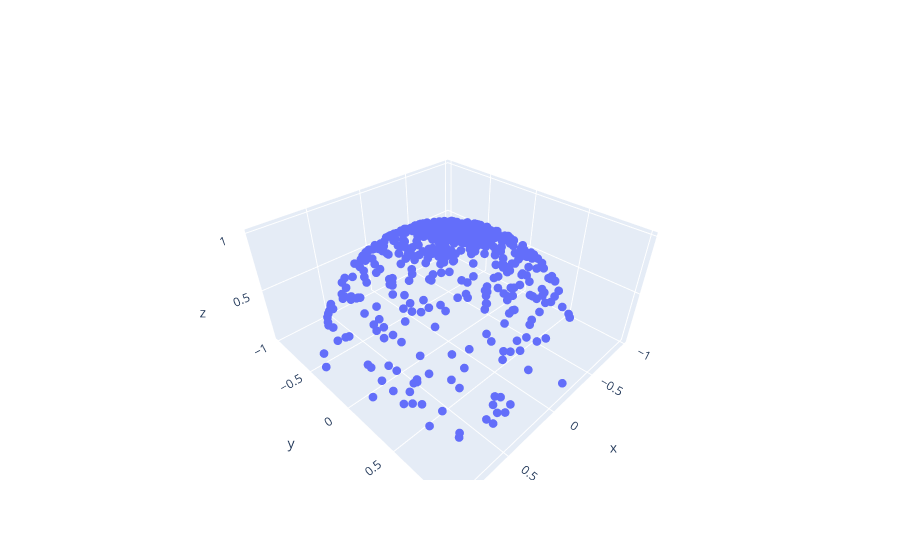

The code cell stored with this chart in its notebook:
### Code cell
sphere = go.Scatter3d(
    x=torch.sin(phi) * torch.cos(theta),
    y=torch.sin(phi) * torch.sin(theta),
    z=torch.cos(phi),
    mode='markers', marker={'size': 3}
)
fig = go.Figure(data=[sphere])
fig.show()

### Figure 1 — Plotly figure (JSON) as saved in the notebook; plotly's stock layout.template omitted (floating-point values rounded to 4 significant figures; data arrays with more than 128 entries replaced by an {"elided": "..."} marker saying what was removed)
{"data": [{"marker": {"size": 3}, "mode": "markers", "type": "scatter3d", "x": {"elided": "500 float values"}, "y": {"elided": "500 float values"}, "z": {"elided": "500 float values"}}], "layout": {}}
